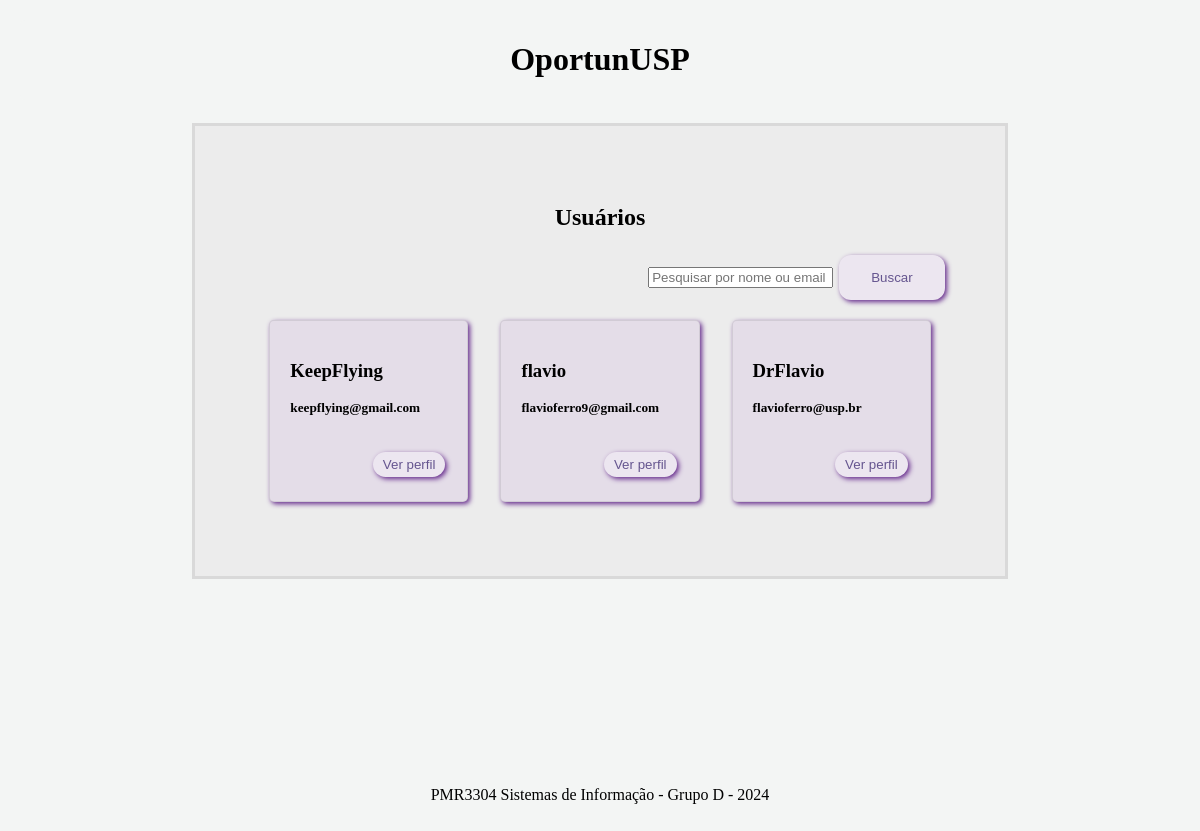
/oportunidades/profiles/, run on the app's committed database.
### oportunidades/models.py (models this page shows, shortened)
class Profile(models.Model):
    USER_TYPES = (
        ('aluno', 'Aluno'),
        ('professor', 'Professor'),
        ('laboratorio', 'Laboratório'),
        ('grupo_extensao', 'Grupo de Extensão'),
    )
    user = models.OneToOneField(User, on_delete=models.CASCADE, related_name='profile')
    description = models.TextField(blank=True, null=True)
    profile_pic = models.ImageField(upload_to='profile_pics/', default='profile_pics/default.jpg')
    user_type = models.CharField(max_length=50, choices=USER_TYPES, default='aluno')  # Campo para escolher o tipo de usuário
    full_name = models.CharField(max_length=255, blank=True, null=True)

### oportunidades/views.py (the view)
# urls.py: path('profiles/', views.profile_list, name='profile_list'),
def profile_list(request):
    query = request.GET.get('q', '')  # Obtém o termo de busca da query string
    profiles = Profile.objects.filter(
        Q(user__username__icontains=query) | Q(user__email__icontains=query)
    ) if query else Profile.objects.all()
    return render(request, 'oportunidades/profile_list.html', {'profiles': profiles})

### oportunidades/templates/oportunidades/profile_list.html
{% extends 'base_generic.html' %}
{% block content %}
<h2>Usuários</h2>
<div id="search">
<form method="GET" action="{% url 'profile_list' %}">
    <input type="text" name="q" placeholder="Pesquisar por nome ou email" value="{{ request.GET.q }}">
    <button type="submit">Buscar</button>
</form>
</div>
<section class="opportunities_list">
    {% for profile in profiles %}
        <article class="card">
            <h3>{{ profile.user.username }}</h3>
            <h5 style="margin-top: 0;" > {{ profile.user.email }}</h5>
            <div id="card_lower_section">
                <a href="{% url 'profile_detail' profile.user.id %}"> <button class="button_variation">Ver perfil</button></a>
            </div>
        </article>
    {% empty %}
        Nenhuma oportunidade encontrada.
    {% endfor %}
</section>
 {% endblock %}

### oportunidades/static/style.css (style rules this page uses)
:root { --button-color:#ECE6F0; --button-hoverColor: #652a8c; --background-color: #F3F5F4; --header-color: #F3F5F4; --nav_color: #6e55a6 ; --content-color: #ececec; --accent-color: #ffffff; --border-color: #00000015; --text-dark:#65558F; --card-background: #e4dde8; }
body { height: 100vh; display: flex; flex-direction: column; background-color: var(--background-color); align-items: center; flex-grow: 1; padding:1%; }
button { background-color: var(--button-color); border: none; color: white; padding: 15px 32px; text-align: center; margin: 4px 2px; border-radius: 12px; transition: background-color 0.3s ease; color: var(--text-dark); box-shadow: 2px 2px 5px var(--button-hoverColor); }
.button_variation { background-color: var(--button-color); border: none; color: white; padding: 5px 10px; text-align: center; margin: 4px 2px; border-radius: 25px; transition: background-color 0.3s ease; color: var(--text-dark); box-shadow: 2px 2px 5px var(--button-hoverColor); }
.opportunities_list { display: flex; flex-direction: row; flex-wrap: wrap; justify-content: space-around; }
.card { display: flex; flex-direction: column; border: 1px solid var(--border-color); border-radius: 5px; box-shadow: 2px 2px 5px var(--button-hoverColor); margin: 1rem; padding: 1.25rem; width: 15cap; background-color: var(--card-background); }
#card_lower_section { display: flex; justify-content: end; padding-top:10px; align-items: end; flex-grow: 1; }
#search { display: flex; justify-content: end; width: 100%; }

### data on the page
Profile: user.username "KeepFlying", user.email "keepflying@gmail.com"
Profile: user.username "flavio", user.email "flavioferro9@gmail.com"
Profile: user.username "DrFlavio", user.email "flavioferro@usp.br"
